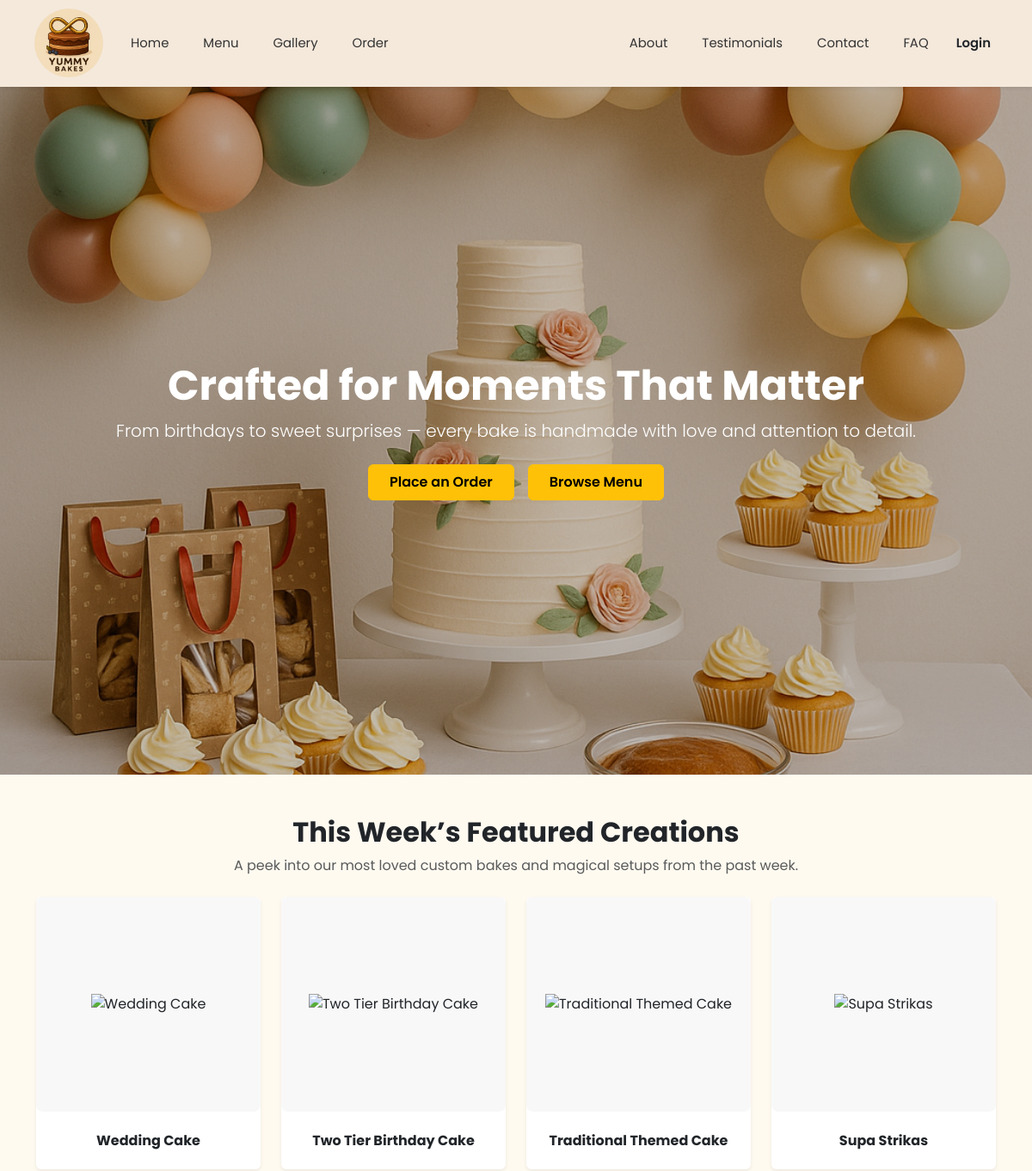
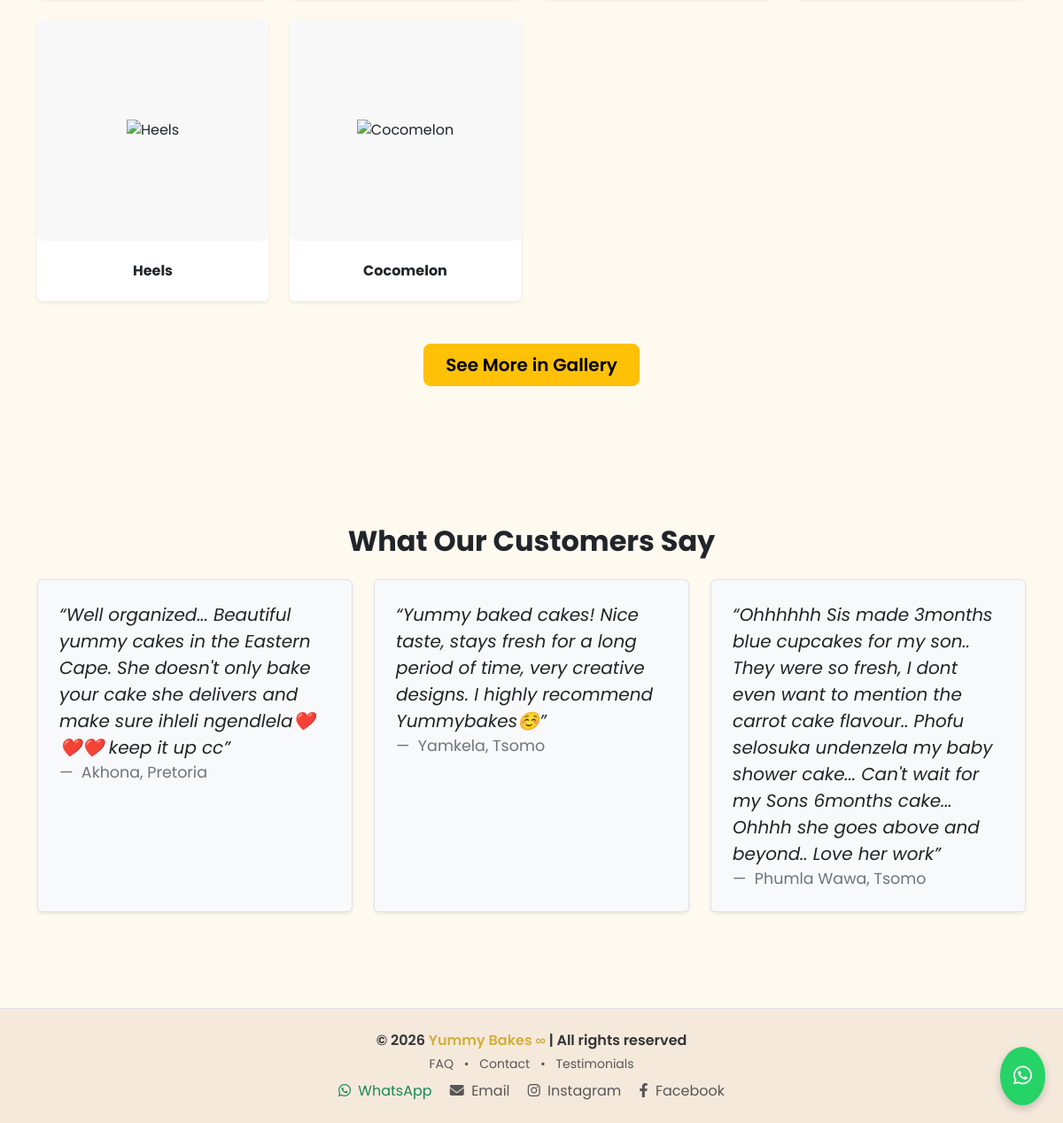
The page / on the database its author committed (2 pictures, top to bottom).
### main/models.py (models this page shows, shortened)
class GalleryImage(models.Model):
    CATEGORY_CHOICES = [
        ('wedding', 'Wedding Cakes'),
        ('birthday', 'Birthday Cakes'),
        ('kids', 'Kids Cakes'),
        ('custom', 'Custom Designs'),
        ('muffins', 'Muffins'),
        ('cupcakes', 'Cupcakes'),
        ('scones', 'Scones'),
        ('party_packs', 'Party Packs'),
        ('balloons', 'Balloon Garlands'),
        ('specials', 'Specials'),
    ]
    title = models.CharField(max_length=100)
    image = models.ImageField(upload_to='gallery/')
    uploaded_at = models.DateTimeField(auto_now_add=True)
    is_featured = models.BooleanField(default=False)
    category = models.CharField(max_length=50, choices=CATEGORY_CHOICES, default='custom')  # ✅ New field
    class Meta:
        ordering = ['-uploaded_at']
        verbose_name = "Gallery Image"
        verbose_name_plural = "Gallery Images"

class Testimonial(models.Model):
    name = models.CharField(max_length=100)
    location = models.CharField(max_length=100, blank=True)
    message = models.TextField()
    created_at = models.DateTimeField(auto_now_add=True)
    is_approved = models.BooleanField(default=False)
    class Meta:
        ordering = ['-created_at']
        verbose_name = "Testimonial"
        verbose_name_plural = "Testimonials"

### main/views.py (the view)
# urls.py: path('', views.home, name='home'),
def home(request):
    featured_cakes = GalleryImage.objects.filter(is_featured=True).order_by('-uploaded_at')[:6]
    testimonials = Testimonial.objects.filter(is_approved=True).order_by('-created_at')[:3]
    return render(request, 'main/home.html', {
        'featured_cakes': featured_cakes,
        'testimonials': testimonials,
    })

### main/templates/main/home.html (shortened to what this page needs)
{% extends 'main/base.html' %}
{% load static %}
{% block content %}
<section class="hero-zoom text-white text-center">
  <div class="container px-4 py-5">
    <h1 class="display-5 fw-bold">Crafted for Moments That Matter</h1>
    <p class="lead">From birthdays to sweet surprises — every bake is handmade with love and attention to detail.</p>
    <div class="mt-4 d-flex justify-content-center gap-3 flex-wrap">
      <a href="{% url 'order' %}" class="btn btn-warning px-4 py-2 fw-semibold">Place an Order</a>
      <a href="{% url 'menu' %}" class="btn btn-warning px-4 py-2 fw-semibold">Browse Menu</a>
    </div>
  </div>
</section>
{% if featured_cakes %}
<section class="container py-5" id="featured-creations">
  <div class="text-center mb-4">
    <h2 class="fw-bold">This Week’s Featured Creations</h2>
    <p class="text-muted">A peek into our most loved custom bakes and magical setups from the past week.</p>
  </div>
  <div class="row g-4">
    {% for cake in featured_cakes %}
    <div class="col-6 col-md-4 col-lg-3">
      <div class="card border-0 shadow-sm h-100 overflow-hidden hover-scale">
        <div class="gallery-img-wrapper position-relative">
        </div>
        <div class="card-body text-center">
          <h6 class="card-title mb-0">{{ cake.title }}</h6>
        </div>
      </div>
    </div>
    {% endfor %}
  </div>
  <div class="text-center mt-5">
    <a href="{% url 'gallery' %}" class="btn btn-warning btn-lg fw-semibold px-4">See More in Gallery</a>
  </div>
</section>
{% endif %}
{% if testimonials %}
<section class="container my-5">
  <div class="text-center mb-4">
    <h2 class="fw-bold">What Our Customers Say</h2>
  </div>
  <div class="row g-4">
    {% for t in testimonials %}
    <div class="col-md-4">
      <div class="bg-light border rounded shadow-sm p-4 h-100">
        <blockquote class="blockquote mb-0">
          <p class="mb-3 fst-italic">“{{ t.message }}”</p>
          <footer class="blockquote-footer">
            {{ t.name }}{% if t.location %}, {{ t.location }}{% endif %}
          </footer>
        </blockquote>
      </div>
    </div>
    {% endfor %}
  </div>
</section>
{% endif %}
{% endblock %}

### main/templates/main/base.html (shortened to what this page needs)
{% load static %}
<!DOCTYPE html>
<html lang="en">
{% now "Y" as current_year %}
<head>
  <link href="https://cdn.jsdelivr.net/npm/bootstrap@5.3.3/dist/css/bootstrap.min.css" rel="stylesheet">
  <link href="https://cdnjs.cloudflare.com/ajax/libs/font-awesome/6.4.0/css/all.min.css" rel="stylesheet">
  <link rel="stylesheet" href="{% static 'css/style.css' %}">
</head>
<body style="background-color: #fffaf0; font-family: 'Poppins', sans-serif;">
<header class="navbar navbar-expand-md sticky-top shadow-sm" style="background-color: #f5e9dc;">
  <div class="container-fluid px-3 px-lg-4">
    <a class="navbar-brand py-1 me-3" href="{% url 'home' %}">
      <img src="{% static 'images/logo.png' %}" alt="Yummy Bakes Logo" loading="lazy"
           style="height: 80px; width: auto; border-radius: 50%; object-fit: cover;">
    </a>
    <div class="collapse navbar-collapse justify-content-between" id="navMenu">
      <ul class="navbar-nav">
        <li class="nav-item"><a class="nav-link px-2 px-lg-3" href="{% url 'home' %}">Home</a></li>
        <li class="nav-item"><a class="nav-link px-2 px-lg-3" href="{% url 'menu' %}">Menu</a></li>
        <li class="nav-item"><a class="nav-link px-2 px-lg-3" href="{% url 'gallery' %}">Gallery</a></li>
        <li class="nav-item"><a class="nav-link px-2 px-lg-3" href="{% url 'order' %}">Order</a></li>
      </ul>
      <ul class="navbar-nav d-none d-lg-flex">
        <li class="nav-item"><a class="nav-link px-2 px-lg-3" href="{% url 'about' %}">About</a></li>
        <li class="nav-item"><a class="nav-link px-2 px-lg-3" href="{% url 'testimonials' %}">Testimonials</a></li>
        <li class="nav-item"><a class="nav-link px-2 px-lg-3" href="{% url 'contact' %}">Contact</a></li>
        <li class="nav-item"><a class="nav-link px-2 px-lg-3" href="{% url 'faq' %}">FAQ</a></li>
        {% if user.is_authenticated %}
        <li class="nav-item"><a class="nav-link fw-semibold text-dark" href="{% url 'admin:index' %}">Admin</a></li>
        <li class="nav-item">
          <form method="POST" action="{% url 'logout' %}" style="display:inline;">
            {% csrf_token %}
            <button class="btn btn-link nav-link text-danger" type="submit" style="padding: 0; border: none;">Logout</button>
          </form>
        </li>
        {% else %}
        <li class="nav-item"><a class="nav-link fw-semibold text-dark" href="/admin/login/">Login</a></li>
        {% endif %}
      </ul>
    </div>
  </div>
</header>
<main>
  {% block content %}{% endblock %}
</main>
<footer class="text-center py-4 mt-5 border-top" style="background-color: #f5e9dc;">
  <div class="container">
    <p class="mb-1 fw-semibold" style="color: #333;">© {{ current_year }} <span style="color: #d4af37;">Yummy Bakes ∞</span> | All rights reserved</p>
    <ul class="list-inline small text-muted mb-2">
      <li class="list-inline-item"><a href="{% url 'faq' %}" class="text-muted text-decoration-none">FAQ</a></li>
      <li class="list-inline-item">•</li>
      <li class="list-inline-item"><a href="{% url 'contact' %}" class="text-muted text-decoration-none">Contact</a></li>
      <li class="list-inline-item">•</li>
      <li class="list-inline-item"><a href="{% url 'testimonials' %}" class="text-muted text-decoration-none">Testimonials</a></li>
    </ul>
    <div class="mt-2">
      <a href="https://wa.me/27849523821" target="_blank" class="text-success text-decoration-none me-3" aria-label="WhatsApp">
        <i class="fab fa-whatsapp me-1" aria-hidden="true"></i> WhatsApp
      </a>
      <a href="mailto:xolagaju8@gmail.com" class="text-muted text-decoration-none me-3" aria-label="Email">
        <i class="fa fa-envelope me-1" aria-hidden="true"></i> Email
      </a>
      <a href="https://www.instagram.com/xola_gaju" target="_blank" class="text-muted text-decoration-none me-3" aria-label="Instagram">
        <i class="fab fa-instagram me-1" aria-hidden="true"></i> Instagram
      </a>
      <a href="https://www.facebook.com/xolaabena.gaju" target="_blank" class="text-muted text-decoration-none" aria-label="Facebook">
        <i class="fab fa-facebook-f me-1" aria-hidden="true"></i> Facebook
      </a>
    </div>
  </div>
</footer>
<a href="https://wa.me/27849523821?text=Hi%20Yummy%20Bakes!%20I’d%20like%20to%20ask%20about%20your%20treats."
   class="whatsapp-float" target="_blank" title="Chat with Yummy Bakes on WhatsApp" aria-label="Chat with Yummy Bakes on WhatsApp">
  <i class="fab fa-whatsapp whatsapp-icon" aria-hidden="true"></i>
</a>
</body>
</html>

### static/css/style.css (style rules this page uses)
html { scroll-behavior: smooth; }
body { font-family: 'Segoe UI', Tahoma, Geneva, Verdana, sans-serif; overflow-x: hidden; }
section { scroll-margin-top: 80px; padding: 60px 0; }
.navbar { padding: 0.4rem 1rem; }
.navbar-brand { padding: 0; }
.navbar-nav { gap: 0.5rem; align-items: center; }
.nav-link { padding: 0.4rem 0.75rem; font-size: 0.93rem; white-space: nowrap; transition: all 0.2s ease; }
.card-body { flex: 1; display: flex; flex-direction: column; padding: 1.5rem; }
.card-title { font-weight: 700; margin-bottom: 1rem; }
.gallery-img-wrapper { height: 250px; overflow: hidden; border-radius: 8px; background-color: #f8f8f8; display: flex; align-items: center; justify-content: center; transition: box-shadow 0.3s ease, transform 0.3s ease; }
.whatsapp-float { position: fixed; bottom: 20px; right: 20px; background-color: #25D366; color: white; font-size: 24px; border-radius: 50%; padding: 15px; z-index: 999; box-shadow: 0 4px 10px rgba(0, 0, 0, 0.2); transition: transform 0.3s ease; text-align: center; }
.whatsapp-icon { display: inline-block; }
.nav-link { position: relative; padding: 0.4rem 0.75rem; color: #333; transition: all 0.3s ease; }
.nav-link::after { content: ''; position: absolute; width: 0; height: 2px; bottom: 0; left: 50%; transform: translateX(-50%); background-color: #d4af37; transition: width 0.3s ease; }

### rows shown on the page
GalleryImage: title "Wedding Cake"
GalleryImage: title "Two Tier Birthday Cake"
GalleryImage: title "Traditional Themed Cake"
GalleryImage: title "Supa Strikas"
GalleryImage: title "Heels"
GalleryImage: title "Cocomelon"
Testimonial: message "Well organized... Beautiful yummy cakes in the Eastern Cape. She doesn't only bake your cake she delivers and make sure ihleli ngendlela❤️❤️❤️ keep it up cc", name "Akhona", location "Pretoria"
Testimonial: message "Yummy baked cakes! Nice taste, stays fresh for a long period of time, very creative designs. I highly recommend Yummybakes☺️", name "Yamkela", location "Tsomo"
Testimonial: message "Ohhhhhh Sis made 3months blue cupcakes for my son.. They were so fresh, I dont even want to mention the carrot cake flavour.. Phofu selosuka undenzela my baby shower cake... Can't wait for my Sons 6months cake... Ohhhh she goes above and beyond.. Love her work", name "Phumla Wawa", location "Tsomo"

### other values the page prints
{{ current_year }} "2026"
